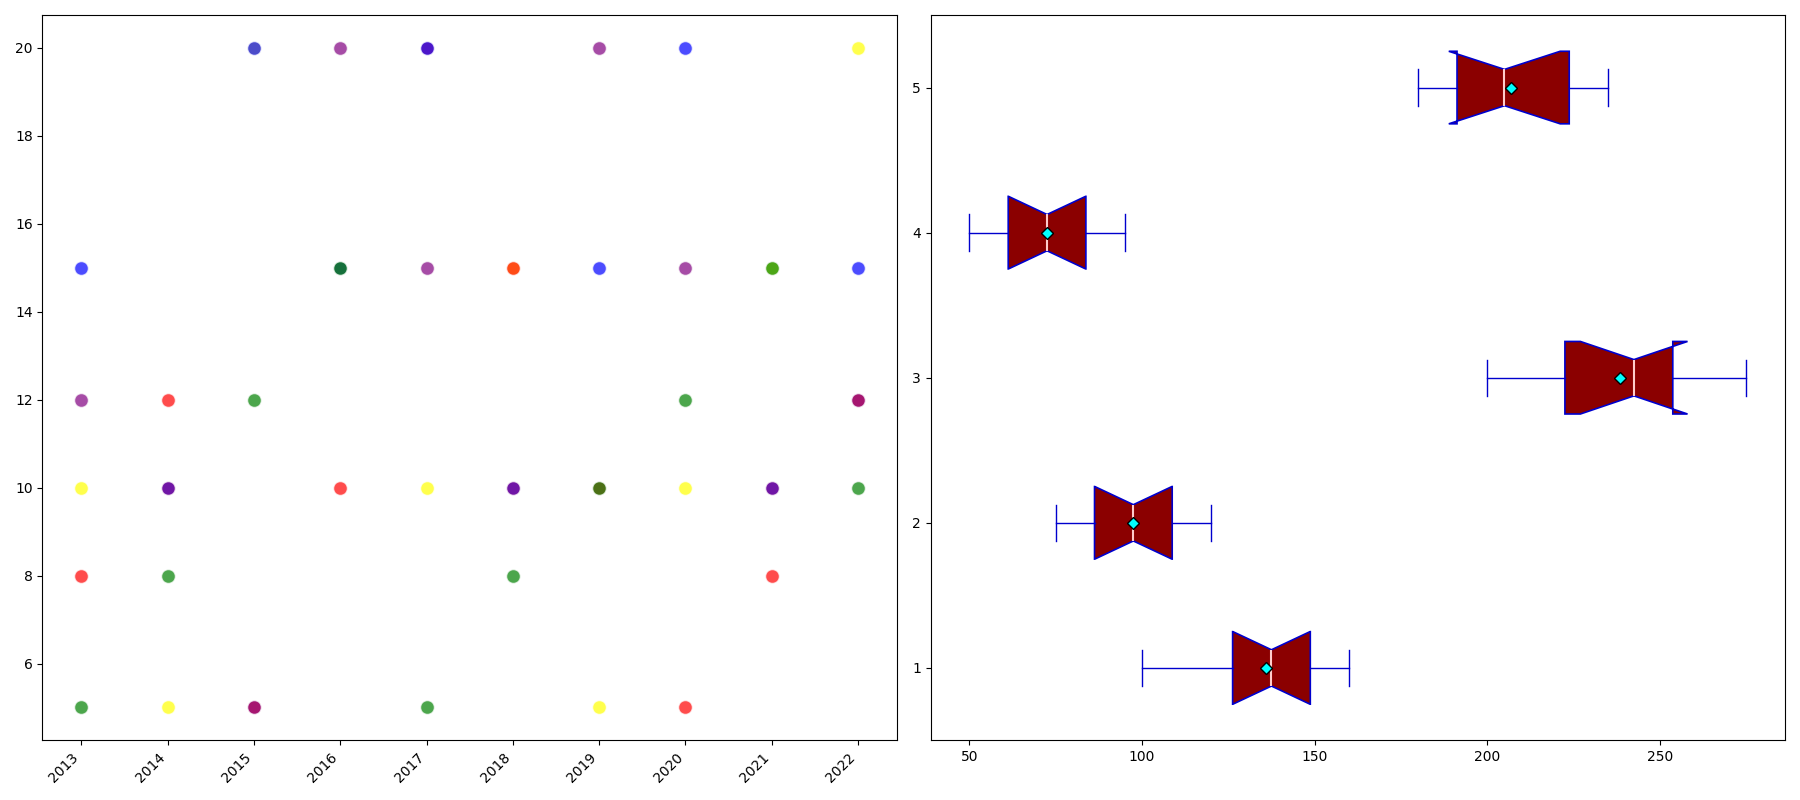

Write Python code to recreate this figure.
import matplotlib.pyplot as plt
import numpy as np

sectors = ['Biotech', 'Cybersecurity', 'AI', 'Renewable Energy', 'Space Tech']

expenditure_data = [
    [100, 120, 130, 125, 140, 150, 135, 145, 155, 160],
    [75, 85, 80, 90, 110, 120, 115, 105, 100, 95],
    [200, 220, 210, 230, 240, 250, 245, 255, 260, 275],
    [50, 55, 60, 65, 70, 75, 80, 85, 90, 95],
    [180, 190, 200, 195, 185, 210, 220, 225, 230, 235]
]

years = np.arange(2013, 2023)

fig, axes = plt.subplots(nrows=1, ncols=2, figsize=(18, 8))

# Scatter plot on the left
ax1 = axes[0]
growth_rates = [
    [10, 5, 20, 15, 10, 15, 5, 10, 15, 20],
    [8, 12, 5, 10, 20, 15, 10, 5, 8, 12],
    [15, 10, 20, 15, 20, 10, 15, 20, 10, 15],
    [5, 8, 12, 15, 5, 8, 10, 12, 15, 10],
    [12, 10, 5, 20, 15, 10, 20, 15, 10, 12]
]
for idx, sector_growth in enumerate(growth_rates):
    ax1.scatter(years, sector_growth, s=100, alpha=0.7, edgecolors='w',
                c=[['yellow', 'red', 'blue', 'green', 'purple'][idx]])

ax1.set_xticks(years)
ax1.set_xticklabels([str(yr) for yr in years], rotation=45, ha='right')

# Box plot on the right (horizontal orientation)
ax2 = axes[1]
ax2.boxplot(expenditure_data, vert=False, patch_artist=True, showmeans=True, notch=True,
            boxprops=dict(facecolor="#8b0000", color="#0000cd", linewidth=1.2),
            medianprops=dict(color="#ffcccb", linewidth=1.5),
            meanprops=dict(marker='D', markeredgecolor='black', markerfacecolor='cyan'),
            whiskerprops=dict(color="#0000cd"), capprops=dict(color="#0000cd"))

plt.tight_layout()
plt.show()
